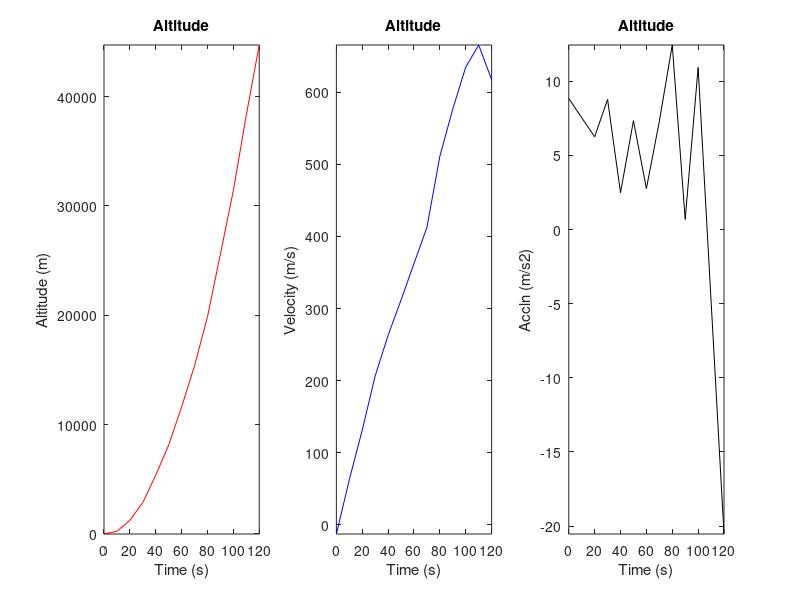

This chart was generated by the following MATLAB code:
% x is our time
x = [ 0,  10,   20,   30,   40,   50,    60,    70,    80,    90,   100,   110,   120];

% y is our height
y = [-8, 241, 1244, 2872, 5377, 8130, 11617, 15380, 19872, 25608, 31412, 38309, 44726];

n = length(x);

% Preallocate the velocity
v = zeros(1, n);

% Preallocate the acceleration
a = zeros(1, n);

h = x(2) - x(1);

for i = 2:n-1
    v(i) = (y(i+1) - y(i-1))/(2*h);
    a(i) = (y(i-1) - 2*y(i) + y(i+1))/(h^2);
end

v(1) = (-3*y(1) + 4*y(2) - y(3))/(2*h);
a(1) = (2*y(1) - 5*y(2) + 4*y(3) - y(4))/(h^2);
v(n) = (y(n-2) - 4*y(n-1) + 3*y(n))/(2*h);
a(n) = (-y(n-3) + 4*y(n-2) - 5*y(n-1) + 2*y(n))/(h^2);

subplot(1, 3, 1);
plot(x, y, 'r');
title("Altitude");
xlabel("Time (s)");
ylabel("Altitude (m)");
axis tight;

subplot(1, 3, 2);
plot(x, v, 'b');
title("Altitude");
xlabel("Time (s)");
ylabel("Velocity (m/s)");
axis tight;

subplot(1, 3, 3);
plot(x, a, 'k');
title("Altitude");
xlabel("Time (s)");
ylabel("Accln (m/s2)");
axis tight;
